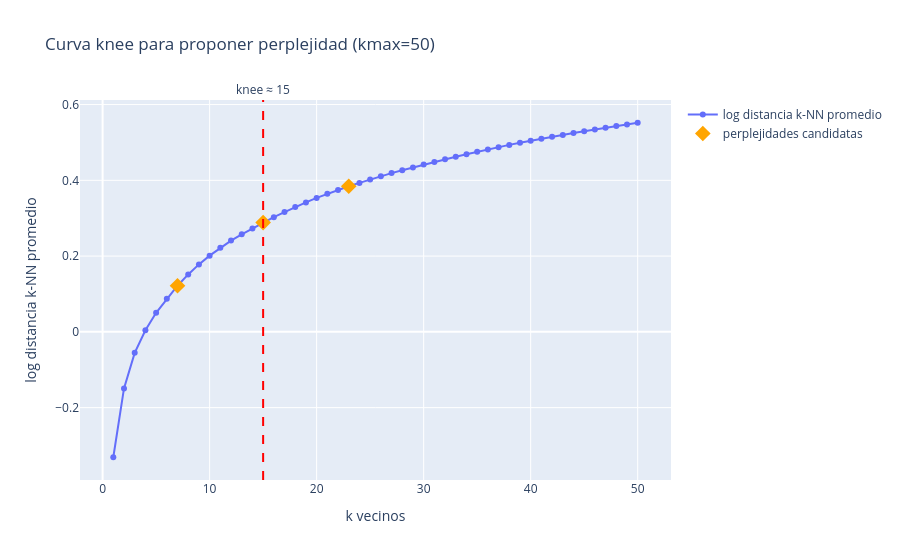

Notebook source saved alongside this figure:
### Code cell
pp_hat, k_curve = estimate_neighbors_knee(Xr, metric='euclidean',
                                          kmax=50,
                                          random_state=random_seed)

pp_hat = 15

pp_candidates = sorted(set([max(5, pp_hat-8), pp_hat, min(50, pp_hat+8)]))

fig = plot_knee_curve(k_curve, pp_hat, pp_candidates)
fig.write_image('figuras/knee_curve.png')
fig.show()

### Figure 1 — Plotly figure (JSON) as saved in the notebook; plotly's stock layout.template omitted (floating-point values rounded to 4 significant figures)
{"data": [{"hovertemplate": "k=%{x}<br>log(dist_kNN)=%{y:.4f}<extra></extra>", "mode": "lines+markers", "name": "log distancia k-NN promedio", "type": "scatter", "x": [1, 2, 3, 4, 5, 6, 7, 8, 9, 10, 11, 12, 13, 14, 15, 16, 17, 18, 19, 20, 21, 22, 23, 24, 25, 26, 27, 28, 29, 30, 31, 32, 33, 34, 35, 36, 37, 38, 39, 40, 41, 42, 43, 44, 45, 46, 47, 48, 49, 50], "y": [-0.331, -0.1492, -0.05537, 0.004003, 0.05036, 0.08738, 0.1219, 0.1516, 0.1781, 0.2012, 0.2222, 0.2408, 0.2574, 0.2729, 0.2884, 0.3028, 0.3161, 0.3294, 0.3417, 0.3536, 0.3644, 0.3742, 0.3843, 0.3932, 0.4022, 0.4111, 0.4191, 0.4267, 0.4341, 0.4417, 0.4487, 0.4557, 0.4622, 0.4688, 0.4755, 0.4816, 0.4876, 0.4936, 0.4992, 0.5047, 0.5099, 0.5149, 0.5198, 0.5249, 0.5298, 0.5343, 0.5388, 0.5433, 0.5475, 0.552]}, {"hovertemplate": "k=%{x}<br>log(dist_kNN)=%{y:.4f}<extra></extra>", "marker": {"color": "orange", "size": 12, "symbol": "diamond"}, "mode": "markers", "name": "perplejidades candidatas", "type": "scatter", "x": [7, 15, 23], "y": [0.1219, 0.2884, 0.3843]}], "layout": {"annotations": [{"showarrow": false, "text": "knee ≈ 15", "x": 15, "xanchor": "center", "xref": "x", "y": 1, "yanchor": "bottom", "yref": "y domain"}], "hovermode": "x", "shapes": [{"line": {"color": "red", "dash": "dash", "width": 2}, "type": "line", "x0": 15, "x1": 15, "xref": "x", "y0": 0, "y1": 1, "yref": "y domain"}], "title": {"text": "Curva knee para proponer perplejidad (kmax=50)"}, "xaxis": {"title": {"text": "k vecinos"}}, "yaxis": {"title": {"text": "log distancia k-NN promedio"}}}}
